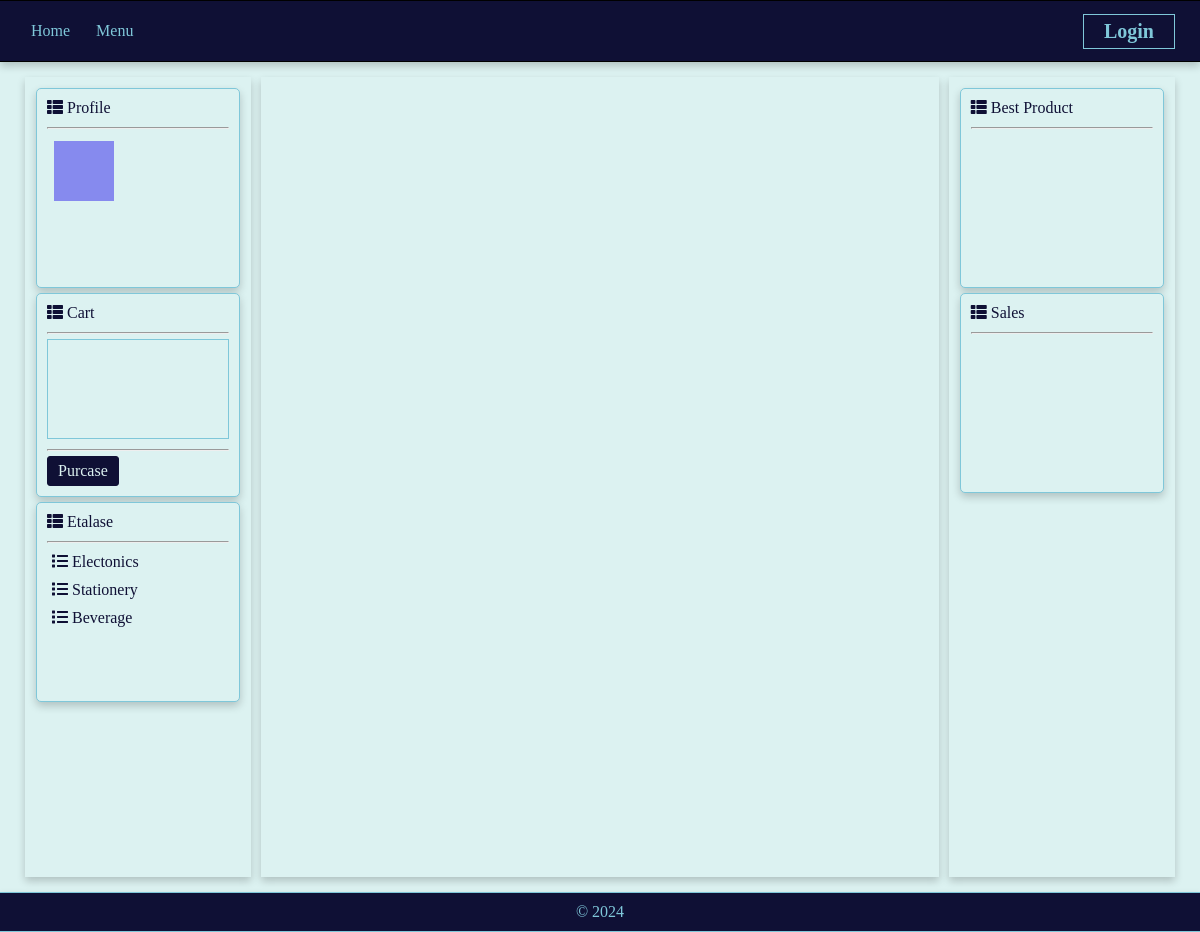
Before: / with the older database file.
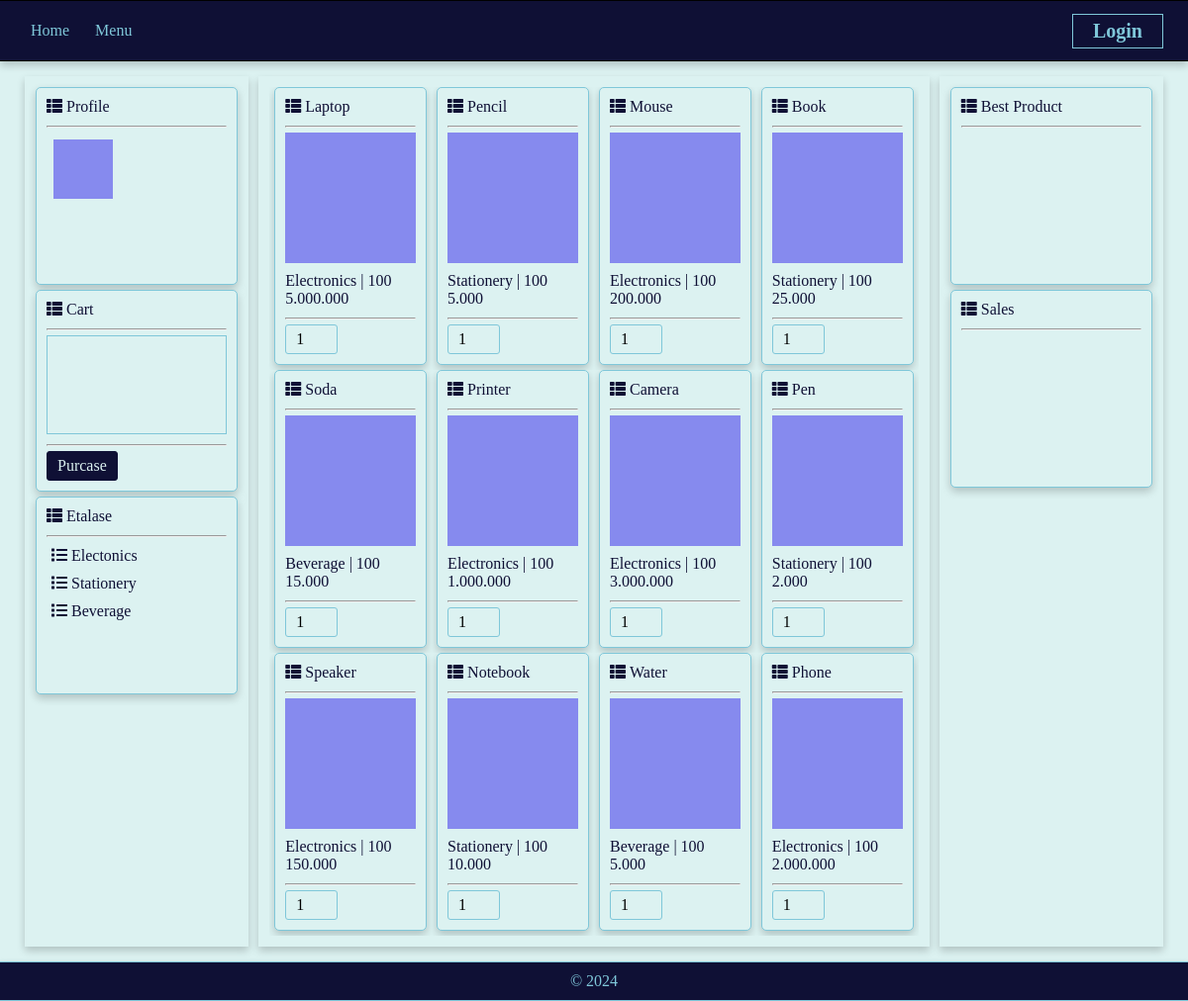
After: the same page with the newer database file.
### tables this page shows
CREATE TABLE IF NOT EXISTS `product` (
  `id` INT(11) NOT NULL AUTO_INCREMENT,
  `name` VARCHAR(255) DEFAULT NULL,
  `category` VARCHAR(255) DEFAULT NULL,
  `stock` INT(10) UNSIGNED NOT NULL,
  `price` DECIMAL(10,2) DEFAULT NULL,
  `image` VARCHAR(255) DEFAULT NULL,
  PRIMARY KEY (`id`)
);

### product.php (the view, shortened to what this page needs)
<?php
$que    = "SELECT * FROM product";
$select = mysqli_query($con, $que);
while ($data = mysqli_fetch_array($select)) {
	?>
	<div class="product">
		<div class="card">
			<i class="fas fa-th-list"></i>&nbsp;<?php echo $data['name']; ?><hr>
			<img src="<?php echo $data['image']; ?>" class="product-img">
			<p>
				<?php echo $data['category']; ?> | <?php echo $data['stock']; ?> <br>
				<?php echo number_format($data['price'], 0, ',', '.'); ?>
			</p>
			<hr>
			<p>
				<form action="index.php?page=cart-add" method="post">
					<input type="number" name="quantity" value="1" min="1" max="<?php echo $data['stock']; ?>" step="1" oninput="validity.valid||(value='');">
				</form>
			</p>
		</div>
	</div>
	<?php } ?>

### index.php (shortened to what this page needs)
<!DOCTYPE html>
<html lang="en">
<head>
  <link rel="stylesheet" href="style.css">
  <link
  rel="stylesheet"
  href="https://cdnjs.cloudflare.com/ajax/libs/font-awesome/5.15.4/css/all.min.css"
  />
</head>
<body>
  <header>
    <div class="head"><a href="index.php?page=login">Login</a></div>
    <nav>
      <ul>
        <li><a href="">Home</a></li>
        <li id="dropdown">
          <a href="#">Menu</a>
        </li>
      </ul>
    </nav>
  </header>
  <main>
    <div class="left">
      <div class="card">
        <i class="fas fa-th-list"></i>&nbsp;Profile<hr>
        <table>
          <tr>
            <th><img src="image/profile.png" class="profile-img"></th>
            <td>
            </td>
          </tr>
        </table>
      </div>
      <div class="card"><i class="fas fa-th-list"></i>&nbsp;Cart<hr>
        <div id="cartline"><?php include "cart.php"; ?></div>
        <hr>
        <a href="index.php?page=purcase">
          <button type="button">Purcase</button>
        </a>
      </div>
      <div class="card"><i class="fas fa-th-list"></i>&nbsp;Etalase<hr>
        <ul onclick="toggleDropdown1()"><i class="fas fa-list"></i>&nbsp;Electonics</ul>
        <ul onclick="toggleDropdown2()"><i class="fas fa-list"></i>&nbsp;Stationery</ul>
        <ul onclick="toggleDropdown3()"><i class="fas fa-list"></i>&nbsp;Beverage</ul>
      </div>
    </div>
    <div class="center" id="product-container">
      <?php
      include "sql_connection.php";
      $page = isset($_GET['page']) ? $_GET['page'] : 'product';
      switch ($page) {
        default:
        include('product.php');
        break;
      }
      ?>
    </div>
    <div class="right">
      <div class="card">
        <?php include "product-best.php"; ?>
      </div>
      <div class="card">
        <i class="fas fa-th-list"></i>&nbsp;Sales<hr>
      </div>
    </main>
    <footer>
      <p>&#169; 2024</p>
    </footer>
  </body>
  </html>

### product-best.php
<?php
$query = "SELECT * FROM cart LEFT JOIN product ON cart.product_id = product.id where status = 'purchased' order by quantity DESC LIMIT 1";
$result = mysqli_query($con, $query);
if(mysqli_num_rows($result) > 0) {
    $row = mysqli_fetch_assoc($result);
    ?>
    <i class="fas fa-th-list"></i>&nbsp;<?php echo $row['name']; ?><hr>
    <img src="<?php echo $row['image']; ?>" class="product-img">
    <p>
        <?php echo $row['category']; ?> | <?php echo $row['stock']; ?> <br>
        <?php echo number_format($row['price'], 0, ',', '.'); ?>
    </p>
    <hr>
    <p>
        <form action="index.php?page=cart-add" method="post">
            <input type="hidden" name="product_id" value="<?php echo $row['id']; ?>">
            <input type="number" name="quantity" value="1" min="1" max="<?php echo $row['stock']; ?>" step="1" oninput="validity.valid||(value='');">
            <?php if(isset($_SESSION['userid'])) { ?>
                <input type="hidden" name="customer_id" value="<?php echo $_SESSION['userid']; ?>">
                <button type="submit" name="buy">Buy</button>
            <?php } ?>
        </form>
    </p>
<?php } else { ?>
    <i class="fas fa-th-list"></i>&nbsp;Best Product<hr>
<?php } ?>

### style.css (style rules this page uses)
* { padding: 0; margin: 0; box-sizing: border-box; font-family: 'Calibri'; }
body { background-color: #DCF2F1; margin: 0; }
hr { margin-top: 10px; margin-bottom: 5px; }
header { display: flex; justify-content: space-between; align-items: center; border-top: 1px solid; border-bottom: 1px solid; padding: 10px; background-color: #0F1035; box-shadow: 0 4px 8px 0 rgba(0, 0, 0, 0.2); }
footer { padding: 10px; border-top: 1px solid; border-bottom: 1px solid; background-color: #0F1035; box-shadow: 0 4px 8px 0 rgba(0, 0, 0, 0.2); text-align: center; color: #7FC7D9; }
.head { order: 2; padding: 5px; padding-right: 20px; padding-left: 20px; margin-right: 15px; border: 1px solid; font-weight: bold; font-size: 20px; color: #7FC7D9; }
.head a { text-decoration: none; color: #7FC7D9; }
nav { order: 1; }
nav { padding: 0px; }
nav a { text-decoration: none; color: #7FC7D9; }
nav ul { list-style: none; padding: 0; margin: 0; margin-left: 10px; }
nav li { display: inline-block; padding: 10px; border: 1px solid #0F1035; background-color: #0F1035; }
main { min-height: 630px; display: flex; justify-content: center; padding: 20px; padding-top: 10px; padding-bottom: 10px; }
.left { display: flex; flex-direction: column; width: 20%; margin: 5px; border: solid 1px #DCF2F1; padding: 10px; box-shadow: 0 4px 8px 0 rgba(0, 0, 0, 0.2); }
.right { display: flex; flex-direction: column; width: 20%; margin: 5px; border: solid 1px #DCF2F1; padding: 10px; box-shadow: 0 4px 8px 0 rgba(0, 0, 0, 0.2); }
.center { display: flex; flex-wrap: wrap; min-height: 800px; width: 60%; margin: 5px; align-items: flex-start; vertical-align: top; border: solid 1px #DCF2F1; padding: 10px; box-shadow: 0 4px 8px 0 rgba(0, 0, 0, 0.2); }
.card { border: 1px solid #7FC7D9; margin-bottom: 5px; min-height: 200px; border-radius: 5px; padding: 10px; background-color: #DCF2F1; color: #0F1035; box-shadow: 0 4px 8px 0 rgba(0, 0, 0, 0.2); width: 100%; }
.product { padding-left: 5px; padding-right: 5px; width: 25%; overflow: hidden; position: relative; transition: transform 0.3s ease; }
.profile-img { width: 100%; }
.product-img { width: 100%; margin-bottom: 5px; }
table { width: 100%; }
th { width: 40%; text-align: left; padding: 5px; }
td { padding: 5px; vertical-align: top; text-align: left; }
input { padding: 5px; padding-left: 10px; padding-right: 10px; border: 1px solid #7FC7D9; background-color: #DCF2F1; outline: none; border-radius: 3px; font-size: 16px; width: 40%; }
button { padding: 5px; padding-left: 10px; padding-right: 10px; border-radius: 3px; border: 1px solid #0F1035; background-color: #0F1035; color: #DCF2F1; cursor: pointer; font-size: 16px; }
.card ul { padding: 5px; padding-bottom: 5px; cursor: pointer; }
#cartline { border: 1px solid #7FC7D9; min-height: 100px; padding: 10px; background-color: #DCF2F1; color: #0F1035; }

Changed rows visible on the page:
added product: name "Laptop", image (picture), category "Electronics", stock "100", price "5.000.000"
added product: name "Pencil", image (picture), category "Stationery", stock "100", price "5.000"
added product: name "Mouse", image (picture), category "Electronics", stock "100", price "200.000"
added product: name "Book", image (picture), category "Stationery", stock "100", price "25.000"
added product: name "Soda", image (picture), category "Beverage", stock "100", price "15.000"
added product: name "Printer", image (picture), category "Electronics", stock "100", price "1.000.000"
added product: name "Camera", image (picture), category "Electronics", stock "100", price "3.000.000"
added product: name "Pen", image (picture), category "Stationery", stock "100", price "2.000"
added product: name "Speaker", image (picture), category "Electronics", stock "100", price "150.000"
added product: name "Notebook", image (picture), category "Stationery", stock "100", price "10.000"
added product: name "Water", image (picture), category "Beverage", stock "100", price "5.000"
added product: name "Phone", image (picture), category "Electronics", stock "100", price "2.000.000"
